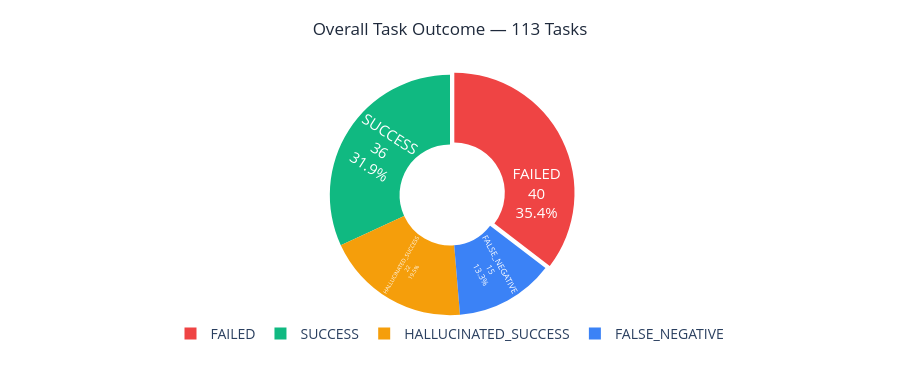
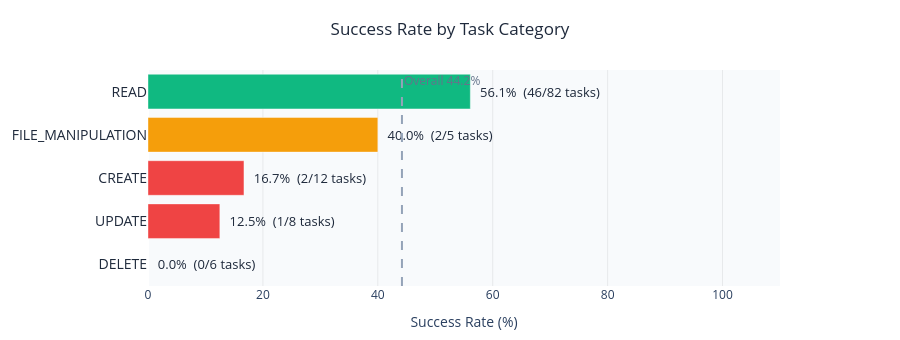

Source (notebook cell) for these figures, in order:
### Markdown cell above
### 1B. Status & Category Distribution

### Code cell
# ── Status distribution ──
status_counts = df['corrected_status'].value_counts().reset_index()
status_counts.columns = ['Status', 'Count']
status_counts['Pct'] = (status_counts['Count'] / len(df) * 100).round(1)

# Chart 1 — Status donut (standalone, no label collision)
fig_status = go.Figure(go.Pie(
    labels=status_counts['Status'],
    values=status_counts['Count'],
    marker=dict(colors=[{'SUCCESS': '#10B981', 'FAILED': '#EF4444', 'HALLUCINATED_SUCCESS': '#F59E0B', 'FALSE_NEGATIVE': '#3B82F6'}[s] for s in status_counts['Status']]),
    textinfo='label+percent+value',
    textfont=dict(size=15, color='white'),
    textposition='inside',
    insidetextorientation='radial',
    hole=0.42,
    pull=[0.04, 0],
))
fig_status.update_layout(
    title=dict(text='Overall Task Outcome — 113 Tasks',
               font=dict(size=17, color='#1e293b'), x=0.5, xanchor='center'),
    height=380,
    paper_bgcolor='white',
    legend=dict(font=dict(size=14), orientation='h', yanchor='bottom', y=-0.12, xanchor='center', x=0.5),
    margin=dict(l=40, r=40, t=70, b=60)
)
fig_status.show()

# Chart 2 — Category success rate (horizontal bar — avoids label overlap)
cat_sr = df.groupby('category')['is_success'].agg(['sum','count','mean']).reset_index()
cat_sr.columns = ['category','successes','total','success_rate']
cat_sr['success_pct'] = (cat_sr['success_rate'] * 100).round(1)
cat_sr = cat_sr.sort_values('success_pct')

bar_colors = ['#EF4444' if x < 40 else '#F59E0B' if x < 55 else '#10B981'
              for x in cat_sr['success_pct']]

fig_cat = go.Figure(go.Bar(
    x=cat_sr['success_pct'],
    y=cat_sr['category'],
    orientation='h',
    marker=dict(color=bar_colors, line=dict(color='rgba(255,255,255,0.4)', width=1)),
    text=[f'  {p}%  ({s}/{t} tasks)'
          for p, s, t in zip(cat_sr['success_pct'], cat_sr['successes'], cat_sr['total'])],
    textposition='outside',
    textfont=dict(size=13, color='#1e293b'),
    cliponaxis=False,
))
fig_cat.add_vline(x=44.2, line_dash='dash', line_color='#94a3b8',
                  annotation_text='Overall 44.2%',
                  annotation_font=dict(size=12, color='#64748b'))
fig_cat.update_layout(
    title=dict(text='Success Rate by Task Category',
               font=dict(size=17, color='#1e293b'), x=0.5, xanchor='center'),
    xaxis=dict(
        title='Success Rate (%)', range=[0, 110],
        tickfont=dict(size=12), showgrid=True, gridcolor='rgba(0,0,0,0.07)'
    ),
    yaxis=dict(tickfont=dict(size=14, color='#1e293b'), automargin=True),
    height=340,
    plot_bgcolor='#f8fafc',
    paper_bgcolor='white',
    margin=dict(l=20, r=120, t=70, b=50),
    showlegend=False
)
fig_cat.show()

print('\nStatus breakdown:')
print(status_counts.to_string(index=False))
print('\nCategory success rates:')
print(cat_sr[['category','total','successes','success_pct']].sort_values('success_pct', ascending=False).to_string(index=False))

### Figure 1 — Plotly figure (JSON) as saved in the notebook; plotly's stock layout.template omitted (floating-point values rounded to 4 significant figures)
{"data": [{"hole": 0.42, "insidetextorientation": "radial", "labels": ["FAILED", "SUCCESS", "HALLUCINATED_SUCCESS", "FALSE_NEGATIVE"], "marker": {"colors": ["#EF4444", "#10B981", "#F59E0B", "#3B82F6"]}, "pull": [0.04, 0], "textfont": {"color": "white", "size": 15}, "textinfo": "label+percent+value", "textposition": "inside", "type": "pie", "values": [40, 36, 22, 15]}], "layout": {"height": 380, "legend": {"font": {"size": 14}, "orientation": "h", "x": 0.5, "xanchor": "center", "y": -0.12, "yanchor": "bottom"}, "margin": {"b": 60, "l": 40, "r": 40, "t": 70}, "paper_bgcolor": "white", "title": {"font": {"color": "#1e293b", "size": 17}, "text": "Overall Task Outcome — 113 Tasks", "x": 0.5, "xanchor": "center"}}}

### Figure 2 — Plotly figure (JSON) as saved in the notebook; plotly's stock layout.template omitted (floating-point values rounded to 4 significant figures)
{"data": [{"cliponaxis": false, "marker": {"color": ["#EF4444", "#EF4444", "#EF4444", "#F59E0B", "#10B981"], "line": {"color": "rgba(255,255,255,0.4)", "width": 1}}, "orientation": "h", "text": ["  0.0%  (0/6 tasks)", "  12.5%  (1/8 tasks)", "  16.7%  (2/12 tasks)", "  40.0%  (2/5 tasks)", "  56.1%  (46/82 tasks)"], "textfont": {"color": "#1e293b", "size": 13}, "textposition": "outside", "type": "bar", "x": [0, 12.5, 16.7, 40, 56.1], "y": ["DELETE", "UPDATE", "CREATE", "FILE_MANIPULATION", "READ"]}], "layout": {"annotations": [{"font": {"color": "#64748b", "size": 12}, "showarrow": false, "text": "Overall 44.2%", "x": 44.2, "xanchor": "left", "xref": "x", "y": 1, "yanchor": "top", "yref": "y domain"}], "height": 340, "margin": {"b": 50, "l": 20, "r": 120, "t": 70}, "paper_bgcolor": "white", "plot_bgcolor": "#f8fafc", "shapes": [{"line": {"color": "#94a3b8", "dash": "dash"}, "type": "line", "x0": 44.2, "x1": 44.2, "xref": "x", "y0": 0, "y1": 1, "yref": "y domain"}], "showlegend": false, "title": {"font": {"color": "#1e293b", "size": 17}, "text": "Success Rate by Task Category", "x": 0.5, "xanchor": "center"}, "xaxis": {"gridcolor": "rgba(0,0,0,0.07)", "range": [0, 110], "showgrid": true, "tickfont": {"size": 12}, "title": {"text": "Success Rate (%)"}}, "yaxis": {"automargin": true, "tickfont": {"color": "#1e293b", "size": 14}}}}
